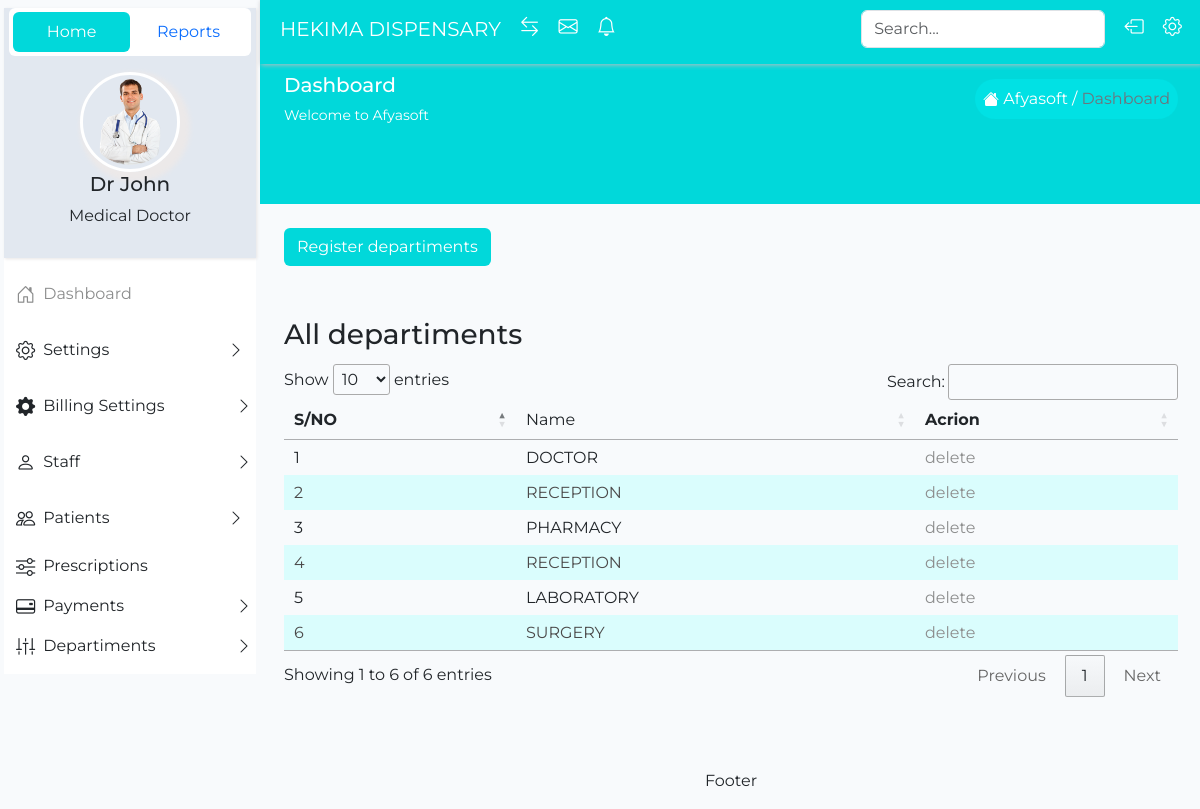
The app's page /index.php/departiment with its own data.
### tables this page shows
CREATE TABLE `departiment` (
  `departiment_id` int NOT NULL AUTO_INCREMENT,
  `name` varchar(45) DEFAULT NULL,
  `created_at` timestamp NULL DEFAULT CURRENT_TIMESTAMP,
  PRIMARY KEY (`departiment_id`)
);

### application/controllers/Departiment.php (called while the page is built, shortened)
<?php
class Departiment extends CI_Controller
{
    public function __construct() {
        $this->load->model('DepartimentModel');
    }
    public function index() {
        $departiments = $this->DepartimentModel->get_all_departiments();
        $this->load->view('departiments/departiment', ["departiments" => $departiments]);
    }
}

### index.php (called while the page is built, shortened)
<?php
require_once BASEPATH.'core/CodeIgniter.php';

### application/models/DepartimentModel.php (called while the page is built, shortened)
<?php
class DepartimentModel extends CI_Model
{
    public function get_all_departiments() {
        $departiments = $this->db->get('Departiment')->result();
        return $departiments;
    }
}

### application/views/departiments/departiment.php (the view, shortened to what this page needs)
<?php include APPPATH . 'views/utils/header.php' ?>
<?php include APPPATH . 'views/utils/sidebar.php' ?>
<?php include APPPATH . 'views/utils/navbar.php' ?>
<section class="p-4">
<button type="button" class="btn popup-btn" data-bs-toggle="modal" data-bs-target="#staticBackdrop">
  Register departiments
</button>
<div class="py-5">
    <h3 class="py-1">All departiments</h3>
    <table class="" id="dataTable">
        <thead>
            <tr>
                <th>S/NO</th>
                <td>Name</td>
                <th>Acrion</th>
            </tr>
        </thead>
        <tbody>
          <?php $rowId = 1?>
            <?php foreach($departiments as $departiment): ?>
                <tr>
                    <td><?= $rowId++ ?></td>
                    <td><?= $departiment->name ?></td>
                    <td>
                        <a href="#">delete</a>
                    </td>
                </tr>
            <?php endforeach?>
        </tbody>
    </table>
</div>
</section>
<?php include APPPATH . "views/utils/footer.php"?>

### public/libs/datatable/datatable.css (style rules this page uses)
:root { --dt-row-selected: 13, 110, 253; --dt-row-selected-text: 255, 255, 255; --dt-row-selected-link: 9, 10, 11; --dt-row-stripe: 0, 0, 0; --dt-row-hover: 0, 0, 0; --dt-column-ordering: 0, 0, 0; --dt-html-background: white; }
table.dataTable thead > tr > th.sorting, table.dataTable thead > tr > th.sorting_asc, table.dataTable thead > tr > th.sorting_desc, table.dataTable thead > tr > th.sorting_asc_disabled, table.dataTable thead > tr > th.sorting_desc_disabled, table.dataTable thead > tr > td.sorting, table.dataTable thead > tr > td.sorting_asc, table.dataTable thead > tr > td.sorting_desc, table.dataTable thead > tr > td.sorting_asc_disabled, table.dataTable thead > tr > td.sorting_desc_disabled { cursor: pointer; position: relative; padding-right: 26px; }
table.dataTable thead > tr > th.sorting:before, table.dataTable thead > tr > th.sorting:after, table.dataTable thead > tr > th.sorting_asc:before, table.dataTable thead > tr > th.sorting_asc:after, table.dataTable thead > tr > th.sorting_desc:before, table.dataTable thead > tr > th.sorting_desc:after, table.dataTable thead > tr > th.sorting_asc_disabled:before, table.dataTable thead > tr > th.sorting_asc_disabled:after, table.dataTable thead > tr > th.sorting_desc_disabled:before, table.dataTable thead > tr > th.sorting_desc_disabled:after, table.dataTable thead > tr > td.sorting:before, table.dataTable thead > tr > td.sorting:after, table.dataTable thead > tr > td.sorting_asc:before, table.dataTable thead > tr > td.sorting_asc:after, table.dataTable thead > tr > td.sorting_desc:before, table.dataTable thead > tr > td.sorting_desc:after, table.dataTable thead > tr > td.sorting_asc_disabled:before, table.dataTable thead > tr > td.sorting_asc_disabled:after, table.dataTable thead > tr > td.sorting_desc_disabled:before, table.dataTable thead > tr > td.sorting_desc_disabled:after { position: absolute; display: block; opacity: 0.125; right: 10px; line-height: 9px; font-size: 0.8em; }
table.dataTable thead > tr > th.sorting:before, table.dataTable thead > tr > th.sorting_asc:before, table.dataTable thead > tr > th.sorting_desc:before, table.dataTable thead > tr > th.sorting_asc_disabled:before, table.dataTable thead > tr > th.sorting_desc_disabled:before, table.dataTable thead > tr > td.sorting:before, table.dataTable thead > tr > td.sorting_asc:before, table.dataTable thead > tr > td.sorting_desc:before, table.dataTable thead > tr > td.sorting_asc_disabled:before, table.dataTable thead > tr > td.sorting_desc_disabled:before { bottom: 50%; content: "▲"; content: "▲"/""; }
table.dataTable thead > tr > th.sorting:after, table.dataTable thead > tr > th.sorting_asc:after, table.dataTable thead > tr > th.sorting_desc:after, table.dataTable thead > tr > th.sorting_asc_disabled:after, table.dataTable thead > tr > th.sorting_desc_disabled:after, table.dataTable thead > tr > td.sorting:after, table.dataTable thead > tr > td.sorting_asc:after, table.dataTable thead > tr > td.sorting_desc:after, table.dataTable thead > tr > td.sorting_asc_disabled:after, table.dataTable thead > tr > td.sorting_desc_disabled:after { top: 50%; content: "▼"; content: "▼"/""; }
table.dataTable thead > tr > th.sorting_asc:before, table.dataTable thead > tr > th.sorting_desc:after, table.dataTable thead > tr > td.sorting_asc:before, table.dataTable thead > tr > td.sorting_desc:after { opacity: 0.6; }
table.dataTable thead th, table.dataTable thead td, table.dataTable tfoot th, table.dataTable tfoot td { text-align: left; }
table.dataTable { width: 100%; margin: 0 auto; clear: both; border-collapse: separate; border-spacing: 0; }
table.dataTable thead th, table.dataTable tfoot th { font-weight: bold; }
table.dataTable > thead > tr > th, table.dataTable > thead > tr > td { padding: 10px; border-bottom: 1px solid rgba(0, 0, 0, 0.3); }
table.dataTable tbody tr { background-color: transparent; }
table.dataTable tbody th, table.dataTable tbody td { padding: 8px 10px; }
table.dataTable.no-footer { border-bottom: 1px solid rgba(0, 0, 0, 0.3); }
table.dataTable th, table.dataTable td { box-sizing: content-box; }

### public/styles/styles.css (style rules this page uses)
* { box-sizing: border-box; }
body { background: #f8fafc; font-family: "afyasoft" !important; }
a { text-decoration: none; color: #8c8d8d; }
.popup-btn { background-color: #01d8da; color: white; }
tbody > tr:nth-child(even) { background-color: #dafdfd !important; color: rgb(75, 73, 73) !important; }

### records on screen
departiment: name "DOCTOR"
departiment: name "RECEPTION"
departiment: name "PHARMACY"
departiment: name "RECEPTION"
departiment: name "LABORATORY"
departiment: name "SURGERY"
